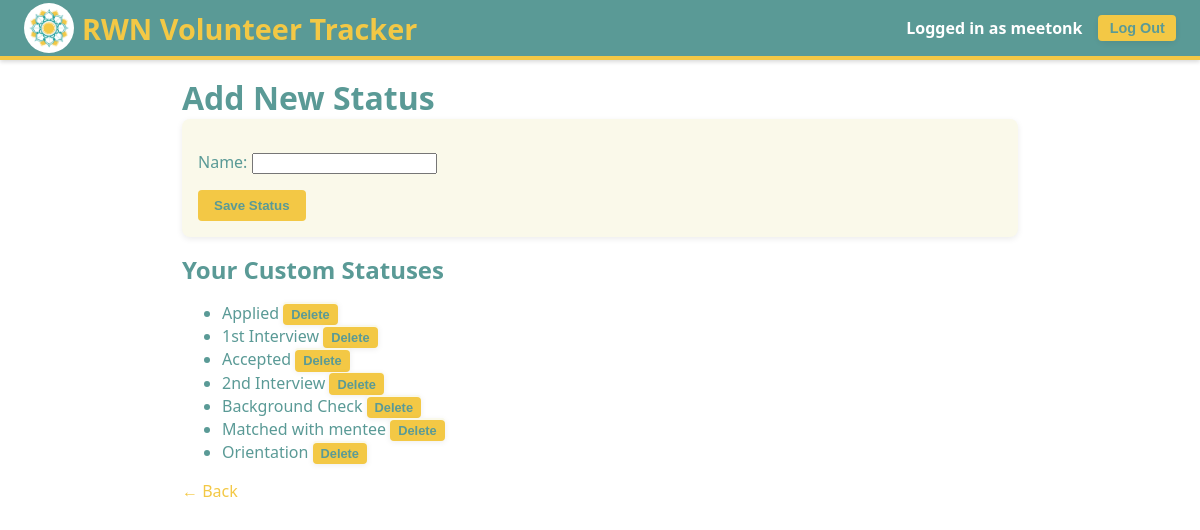
The page /status/add/ (signed in) on the database as committed earlier.
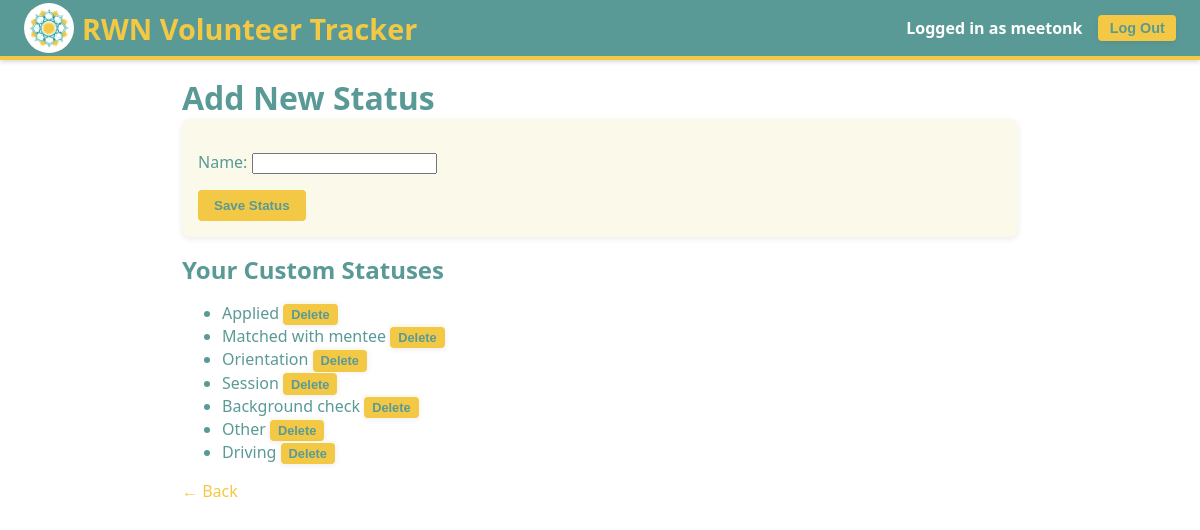
The same page on the database as committed later.
### track/models.py (models this page shows, shortened)
class ApplicationStatus(models.Model):
    user = models.ForeignKey(User, on_delete=models.CASCADE, null=True, blank=True)  # null for default statuses
    name = models.CharField(max_length=50)

### track/views.py (the view)
# urls.py: path('status/add/', views.status_create, name='status_create'),
@login_required
def status_create(request):
    if request.method == 'POST':
        form = ApplicationStatusForm(request.POST)
        if form.is_valid():
            status = form.save(commit=False)
            status.user = request.user
            status.save()
            return redirect('status_create')
    else:
        form = ApplicationStatusForm()
    statuses = ApplicationStatus.objects.filter(Q(user=request.user) | Q(name__in=default_statuses))
    return render(request, 'status_form.html', {'form': form, 'statuses': statuses})

### track/forms.py
class ApplicationStatusForm(forms.ModelForm):
    class Meta:
        model = ApplicationStatus
        fields = ['name']
    def __init__(self, *args, **kwargs):
        self.user = kwargs.pop('user', None)
        super().__init__(*args, **kwargs)

### track/templates/status_form.html (shortened to what this page needs)
{% extends "base.html" %}
{% block content %}
  <h1>Add New Status</h1>
  <form method="post">
    {{ form.as_p }}
    <button type="submit">Save Status</button>
  </form>
  <h2>Your Custom Statuses</h2>
  <ul>
    {% for status in statuses %}
      <li>
        {{ status.name }}
        {% if status.user %}
          <form method="post" action="{% url 'status_delete' status.id %}" class="inline-form" style="display:inline">
            <button type="submit">Delete</button>
          </form>
        {% endif %}
      </li>
    {% endfor %}
  </ul>
  <p><a href="{% url 'application_list' %}">← Back</a></p>
{% endblock %}

Rows that differ between the two databases and show on the page:
removed ApplicationStatus: name "1st Interview", shows "Delete"
removed ApplicationStatus: name "Accepted", shows "Delete"
removed ApplicationStatus: name "2nd Interview", shows "Delete"
removed ApplicationStatus: name "Background Check", shows "Delete"
added ApplicationStatus: name "Session", shows "Delete"
added ApplicationStatus: name "Background check", shows "Delete"
added ApplicationStatus: name "Other", shows "Delete"
added ApplicationStatus: name "Driving", shows "Delete"
